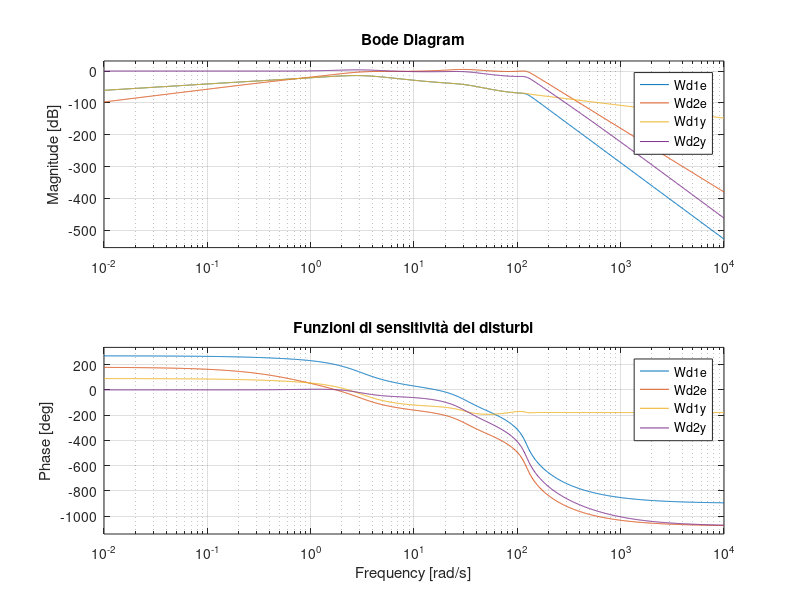
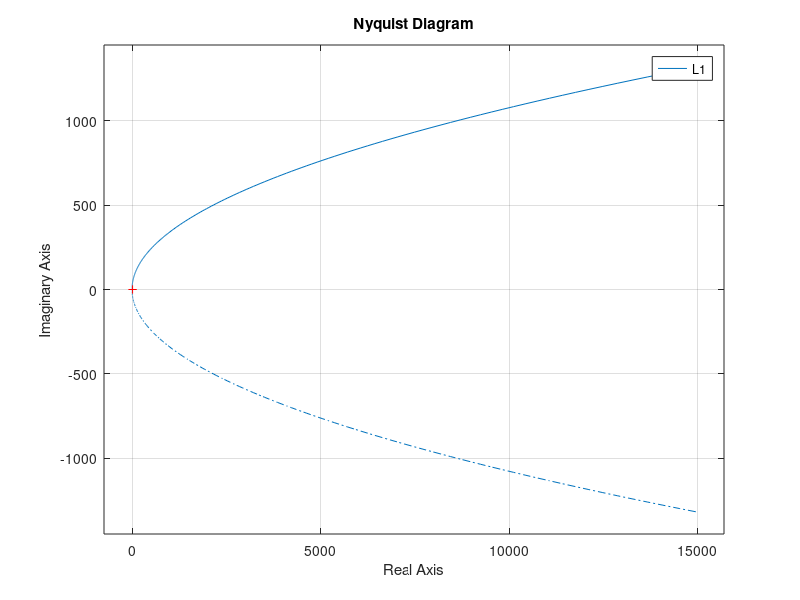
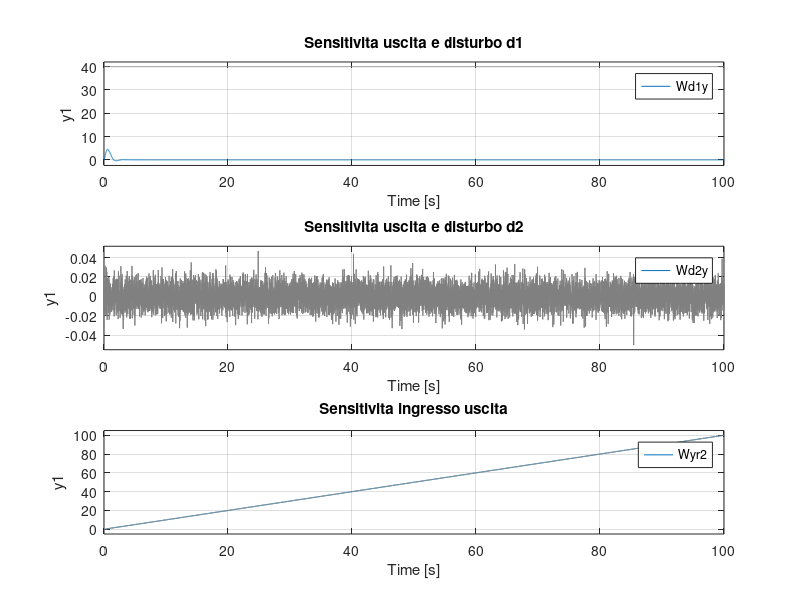
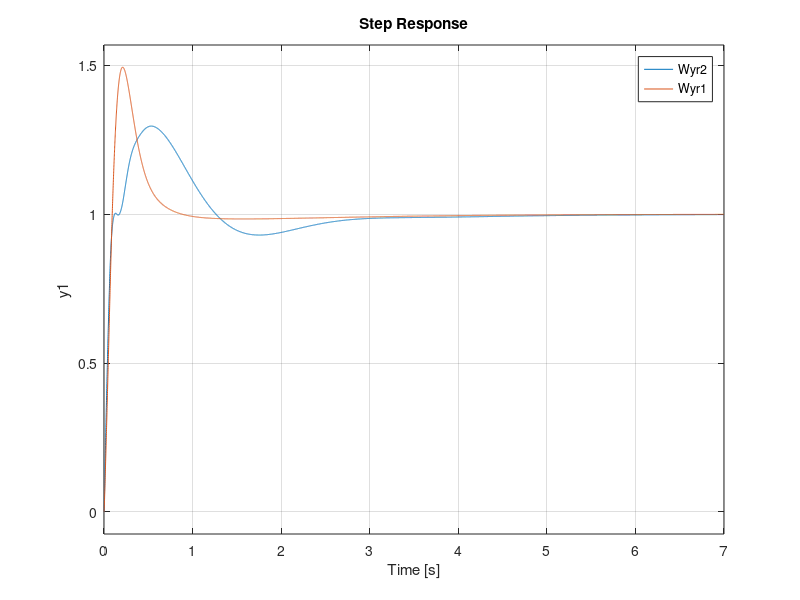

MATLAB code for these plots, in order:
clear all
close all 
clc

%% processo nominale 

s = tf ('s');
k = 4; 
P0 = k*(s+1)^2/(s*(s-1)*(s+2)*(s+3))

disturbo2 =  2*pi*50;  % disturbo sinusoidale in  entrata 
disturbo1 = 40 ;  % distrubo costante in entrata 



%% richieste 
% sovralongazioni inferiori al 20% 
% tempo di asssesstamenteo inferiore a 3s
% errore nullo per riferimenti a rampa 


%% prima di tutto studiamo le caratteristiche del nostro processo nominale 

% pole(P0)
%         0
%    -3.0000
%    -2.0000
%     1.0000
% il processo e instabile presentando un polo in +1

% zero(P0)
%     -1
%     -1
% il nostro processo e a fase minima in quanto non ha poli a parte reale
% positiva

% il processo assegnatoci inoltre e di tipo 1 quindi se necessitiamo di un 
% errore a regime nullo dobbiamo aggiungere un altro polo in 0 

%%  Soddisfiamo le specifiche a regime 

C0 =1/s ;  % ci assicura che l errore a regime sia nullo  (TEOREMA DEL VALOR FINALE)

%% inserimento di un filtro H per il disturbo d2
omega = 2*pi*20; 
N = 10;
[num_H,den_H] = butter(N,omega,'s');
H = tf(num_H,den_H)
figure(1)
bode(H)

%% costruisco la funzione d'anell aperto e ne studiamo il luogo
K0 = 1 ; % GUADAGNO DEL CONTROLLORE 
L0 = minreal(C0*P0*H); % FUNZIONE D'ANELLO 
L0_0 =  minreal(C0*P0); % FUNZIONE D'ANELLO NON FILTRATA 

Wyr  = minreal(C0*P0/(1+L0)); % FUNZIONE DI SENSITIVITà INGRESSO USCITA
% NON ANCORA UTILIZZABILE. 

figure(1)  % PER RENDERE PIU COMPRESNBILE LA FUNZIONE D'ANELLO GRAFICO UNA
% FUNZIONE NON FILTRATA IN QUANTO IL  FILTROP BUTTER INSERIREBBE UNA SERIE
% DI POLI TUTTI SU LA CIRCONFERENZA UNITARIA
rlocus(L0_0);


%% CONTROLLORE PER MIGLIORARE LE PRESTAZIONI DEL MIO SISTEMA 
K1 = 2.5;
zita = 1; % aumentando la zita i 2 poli sotto inseriti convergono in prossimità dell' asse reale 
% cio ci aiuterebbe a rendere il transitorio del nostro sistema con
% sovraelongazioni limitate . 


omega_n  = 3 ; 
C1 = (s^2+2*omega_n*zita*s+omega_n^2)/(s/500+1);

L1 = minreal(K1*C0*P0*H*C1); % FUNZIONE D'ANELLO 
L1_0 =  minreal(K1*C0*P0*C1); % FUNZIONE D'ANELLO NON FILTRATA 

Wyr1  = minreal((K1*C0*P0*C1)/(1+L1)); % FUNZIONE DI SENSITIVITà INGRESSO USCITA

figure(1)
rlocus(L1) % con una omega di taglio di circa 10rad/s abbiamo la nostra
% minor sovraelongazione possibile . contemplando anche un filtro H

figure(2) % NYQUIST CI ASSICURA CHE IL PROCESSO E ASINTOTICAMENTE STABILE 
nyquist(L1) 
% VENGONO COMPIUTI N=1 GIRI ATTORNO A -1 QUANTI SONO I POLI NEL SEMIPIANO 
% DX del nostro processo nominale instabile 

figure(3)
margin(L1)
% tramite il diagramma di bode ci asscuriamo un omega taglio di 10 rad/s
% margine di fase accettabile e margine di guadagno buono (deducibili facilmente anche da nyquist)

figure(4)
step(Wyr1)
%% 
% il nostro impianto si comporta benino ma ancora non va bene dobbiamo
% migliorare le prestazioni
% In questo caso potremmo vedere di usare una rete anticipatrice anche se
% con delle prove gia effettuate il nostro sistema e molto sensibile all
% aumento di guadagni quindi i nostri passi saranno : 
% inserire una rete 
% agire sul guadagno di controllore in modo da limitare un omega di taglio
% troppo alta e quindi l instabilità

alpha = 0.3 ; 
omega_t = 11 ; 
tau_ra = (1/(omega_t*sqrt(alpha)));
K2 = 1.2;
Ra = (1+tau_ra*s)/(1+tau_ra*alpha*s);
L2 = minreal(K2*C0*P0*H*C1*Ra); % FUNZIONE D'ANELLO 
Wyr2  = minreal((K2*C0*P0*C1*Ra)/(1+L2)); % FUNZIONE DI SENSITIVITà INGRESSO USCITA

%  pole(Wyr2) % poli dela funzion d'anello chiuso 
%   -5.0000 + 0.0000i
%   -5.0000 - 0.0000i
%   -1.6508 + 0.0000i
%   -1.4704 + 0.6639i
%   -1.4704 - 0.6639i
%   -1.0174 + 1.1163i
%   -1.0174 - 1.1163i
%   -0.4873 + 1.2562i
%   -0.4873 - 1.2562i
%   -0.1579 + 1.2143i
%   -0.1579 - 1.2143i
%   -0.1338 + 0.2826i
%   -0.1338 - 0.2826i
%   -0.0180 + 0.0250i
%   -0.0180 - 0.0250i
%   -0.0300 + 0.0000i
%   -0.0300 - 0.0000i
%   -0.0167 + 0.0000i
%   -0.0069 + 0.0000i

figure(3)
margin(L2)

figure(4)
step(Wyr2,Wyr1);
legend; 

% la nuove prestazioni sono un po peggiorate pero ne abbiamo aumentato in
% modo considerevole il margine di fase . 
% il margine di guadagno rimane sempre un po bassino  . 


% %% per milgiorare ulteriormente le prestazioni non possiamo adottare un filtro in feed forward 
% P0 = k*(s+1)^2/(s*(s-1)*(s+2)*(s+3))
% k_f = 1/45; % approssimazione del filtraggio piu e alta e piu l azione filtrante e rilevante 
% Ff = k_f*(s+2)*(s+3)/((s/500+1)^2)
% Wyr3 = Wyr2+minreal(Ff*P0/(1+L2));
% figure(4)
% step(Wyr2,Wyr1,Wyr3);
% legend; 
% SI CANCELLA VERAMENTE POCA ROBA DEL PROCESSO NOMINALE LE COMPONENTI CHE
% GENERANO INSTABILITA E MODI ARMONICI DEBOLMENTE SMORZATI QUINDI
% BYPASSIAMO TALE FLTRO 

% IL FILTRO SUL SEGNALE NON SI POTREBBE ADOTTARE IN QUANTO INTRODURREMO A
% REGIME UN ERRORE LIMITATO PER RIFERIMENTI A RAMPA 


% RICUDENDO LA FORZA DELLA NOSTRA RETE ANTICIPATRICE IL DIAGRAMMA DI BODE
% DELLA FUNZIONE D' ANELLO HA CONSERVATO LA SUA PENGENZA IN PROSSIMITA DELL
%  OMEGA DI TAGLIO E SIAMO RIUSCITI A SISTEMARE IL PROCESSO NEL MODO PIU
%  PULITO POSSIBILE E  CON PRESTAZIONI PIU CHE OTTIME 
% DI SEGUITO ANALIZZIAMO LE SENSITIVITà AI DISTURBI 



%% Analisi dei disturbi

Wd2y = minreal(L2/(1+L2)); % sensitivita del disturbo d2 con y 
Wd2e = minreal(-H/(1+L2));% sensitività del disturbo d2 con la variabile e 
Wd1y = minreal(P0/(1+L2)); % sensitivtà del processo a fronte dei disturbi d1
Wd1e = minreal(-P0*H/(1+L2)); % sensitivita di d1 con e

figure(1);
bode(Wd1e, Wd2e, Wd1y, Wd2y);
title("Funzioni di sensitività dei disturbi");
legend;
grid on;


Ts = 0.01;
t = 0:Ts:100; % definizione di un tempo di simulazione 
d1 = 40*ones(length(t), 1)'; % creazione di un disturno 
d2 = 0.1*sin(2*pi*50*t) + 0.01*randn(length(t),1)';

%vediamo come la risposta ha effetto su d1: dopo 40 secondi viene
%completamente filtrato (un filtro ricordiamo che ha sempre i suoi
%transitori.

figure(3);
subplot(3,1,1)
lsim(Wd1y, d1, t);
title('Sensitivita uscita e disturbo d1')
grid on;
% come la risposta ha effetto su d2 . 
subplot(3,1,2)
lsim(Wd2y, d2, t);
title('Sensitivita uscita e disturbo d2')
grid on;

% infine simuliamo l'ingresso rampa e vediamo come viene inseguito .
subplot(3,1,3)
lsim(Wyr2, t, t);
title('Sensitivita ingresso uscita')
grid on;
